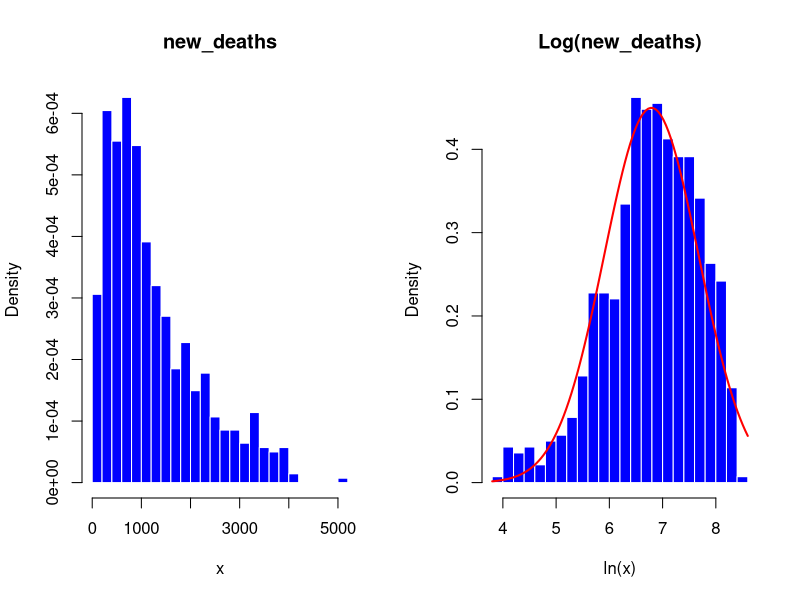
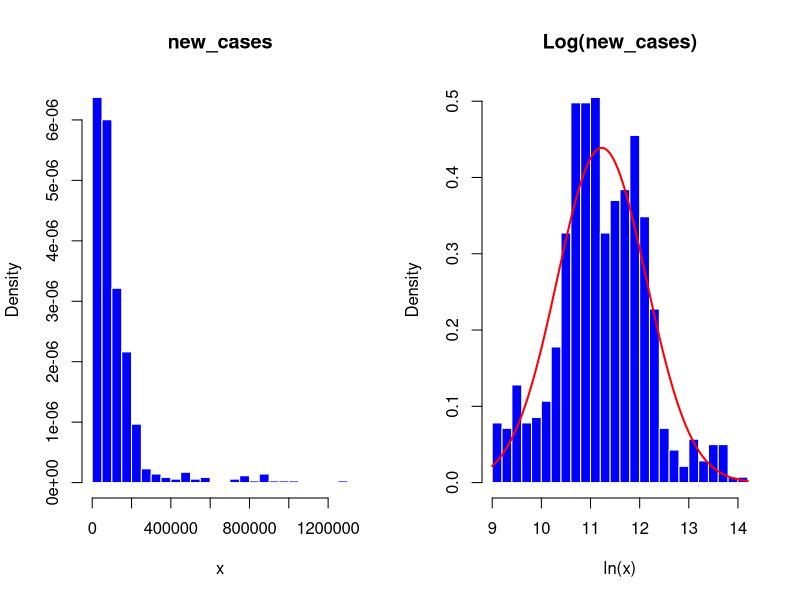
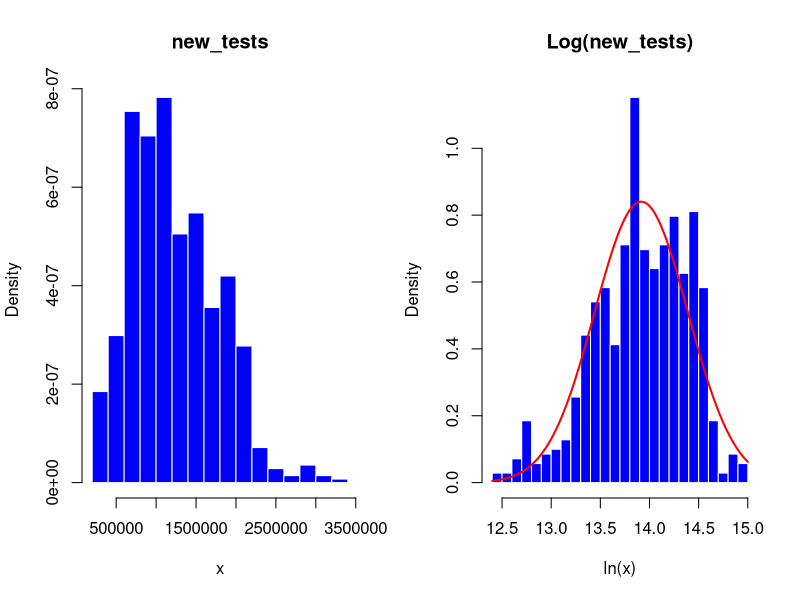
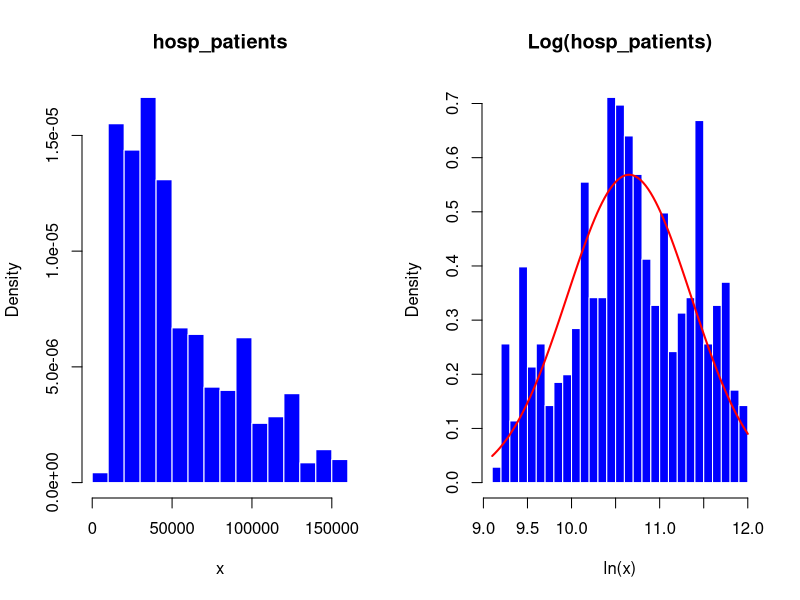
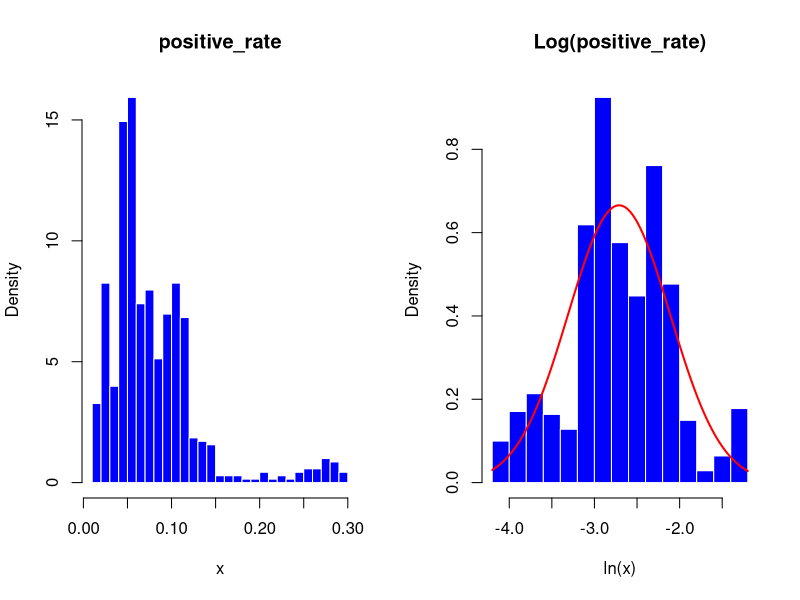
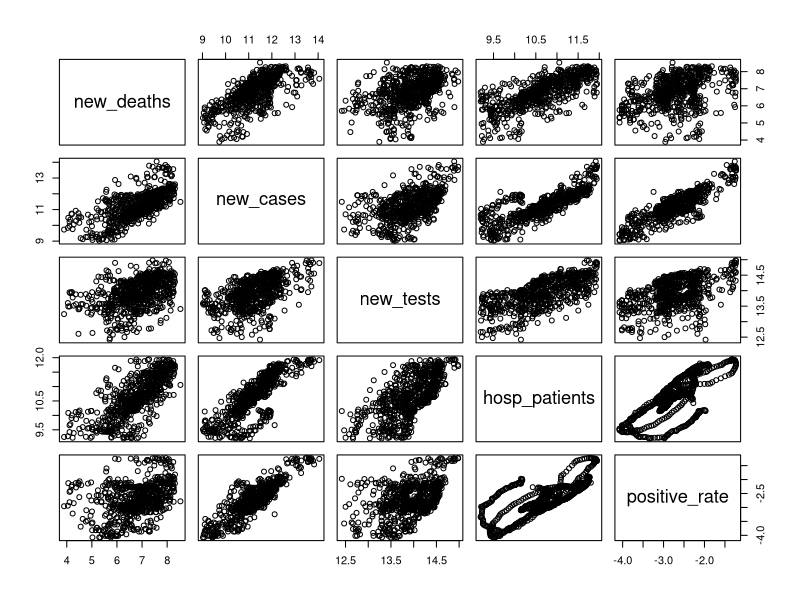

These charts were generated, in order, by the following R code:
## ---- chunk 1
library(dplyr)
library(tidyr)
library(rmarkdown)
library(ggplot2)

old_data <- read.csv("usa.csv")
paged_table(old_data) # thay thế cho print, in ra bảng đẹp hơn
## ---- chunk 2
new_data <- old_data %>% select(3:14)
paged_table(new_data)
## ---- chunk 3
main_data <- subset(new_data , select = c(new_deaths , new_cases , new_tests, hosp_patients , positive_rate))
# paged_table(main_data)
## ---- chunk 4
main_data %>% sapply(function(col) sum(is.na(col)))    #Số dữ liệu bị khuyết theo cột
apply(main_data, 2, function(x)sum(is.na(x))/length(x))    #Tỉ lệ dữ liệu bị khuyết
## ---- chunk 5
main_data <- na.omit(main_data)
# main_data[is.na(main_data)] <- 0    #NA <- 0
paged_table(main_data)
## ---- chunk 6
stat_table<-apply(main_data[,c("new_deaths", "new_cases", "new_tests", "hosp_patients", "positive_rate")], 2,
function(x){c(mean(x), median(x), sd(x), min(x), max(x))})
rownames(stat_table)<-c("mean", "median", "sd", "min", "max")
paged_table(as.data.frame(stat_table))
## ---- chunk 7
plot_hist_norm <- function(data, var) {
  # Calculate the variable to plot
  plot_var <- data[[var]]
  par(mfrow = c(1, 2))
  # Histogram of the variable
  # Normal curve overlay
  hist(plot_var, main = paste0(var), xlab = "x",
     col = "blue", border = "white", breaks = 20, freq = FALSE)
  hist(log(plot_var), main = paste0("Log(", var, ")"), xlab = "ln(x)",
     col = "blue", border = "white", breaks = 20, freq = FALSE)
  curve(dnorm(x, mean = mean(log(plot_var)), sd = sd(log(plot_var))), 
        col = "red", lwd = 2, add = TRUE) 
}
for (col_name in colnames(main_data)) {
  # Call plot_hist_norm on each column
  plot_hist_norm(main_data, col_name)
}
## ---- chunk 8
# Apply log data transformation to all variables
for (col_name in colnames(main_data)) {
  main_data[[col_name]] <- log(main_data[[col_name]])
}

stat_table<-apply(main_data[,c("new_deaths", "new_cases", "new_tests", "hosp_patients", "positive_rate")], 2,
function(x){c(mean(x), median(x), sd(x), min(x), max(x))})
rownames(stat_table)<-c("mean", "median", "sd", "min", "max")
paged_table(as.data.frame(stat_table))
## ---- chunk 9
paged_table(as.data.frame(cor(main_data)))
## ---- chunk 10
contTab = subset(main_data, select = colnames(main_data))
pairs(contTab)
## ---- chunk 11
model <- lm(new_deaths ~ new_cases + new_tests + hosp_patients + positive_rate, 
            data = main_data)
summary(model)
# In ra cac he so cua mo hinh
paged_table(as.data.frame(t(model$coefficients)))

SSE <- (model$residuals ^ 2) %>% sum()
SSR <- ((model$fitted.values - mean(main_data$new_deaths)) ^ 2) %>% sum()
SST <- ((main_data$new_deaths - mean(main_data$new_deaths)) ^ 2) %>% sum()
table <- data.frame(SSE, SSR, SST)
# Print the table
paged_table(table)
## ---- chunk 12
error_sd <- sqrt(SSE / (nrow(main_data) - 5))
print(error_sd)
## ---- chunk 13
R2 <- SSR / SST
print(paste0("R^2 = ", R2))
